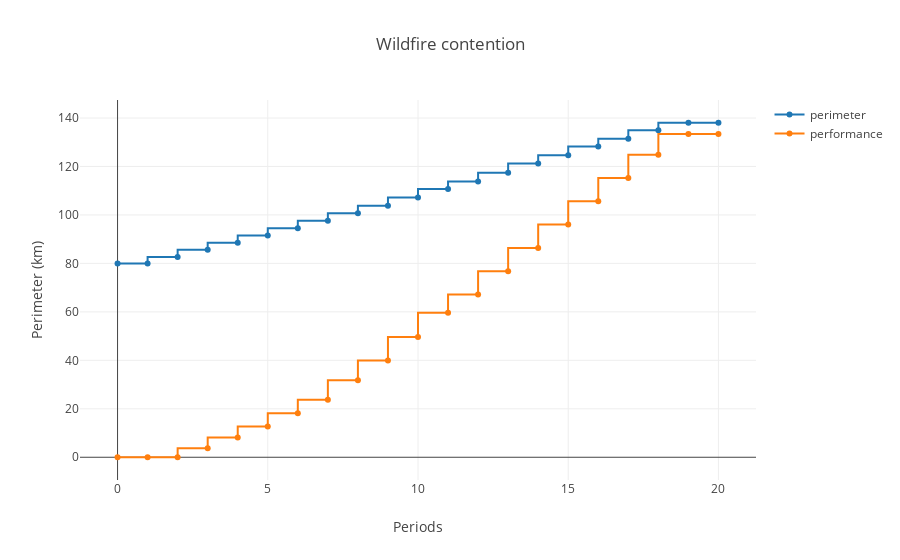

This figure's notebook cell:
### Code cell
problem.plot(info='contention')

### Figure 1 — Plotly figure (JSON) as saved in the notebook; plotly's stock layout.template omitted (floating-point values rounded to 4 significant figures)
{"data": [{"line": {"shape": "vh"}, "mode": "lines+markers", "name": "perimeter", "type": "scatter", "uid": "bad2255e-a121-43d0-920e-a7b364cfda8e", "x": [0, 1, 2, 3, 4, 5, 6, 7, 8, 9, 10, 11, 12, 13, 14, 15, 16, 17, 18, 19, 20], "y": [80, 80, 82.67, 85.6, 88.52, 91.49, 94.5, 97.63, 100.7, 103.8, 107.2, 110.7, 113.8, 117.4, 121.2, 124.6, 128.2, 131.4, 135.0, 138.0, 138.0]}, {"line": {"shape": "vh"}, "mode": "lines+markers", "name": "performance", "type": "scatter", "uid": "3641361d-712e-40d1-a218-e67d8fbbddd5", "x": [0, 1, 2, 3, 4, 5, 6, 7, 8, 9, 10, 11, 12, 13, 14, 15, 16, 17, 18, 19, 20], "y": [0, 0, 0, 3.7, 8.2, 12.7, 18.2, 23.7, 31.8, 39.9, 49.6, 59.6, 67.2, 76.8, 86.4, 96, 105.6, 115.2, 124.8, 133.4, 133.4]}], "layout": {"title": {"text": "Wildfire contention"}, "xaxis": {"title": {"text": "Periods"}}, "yaxis": {"title": {"text": "Perimeter (km)"}}}}
